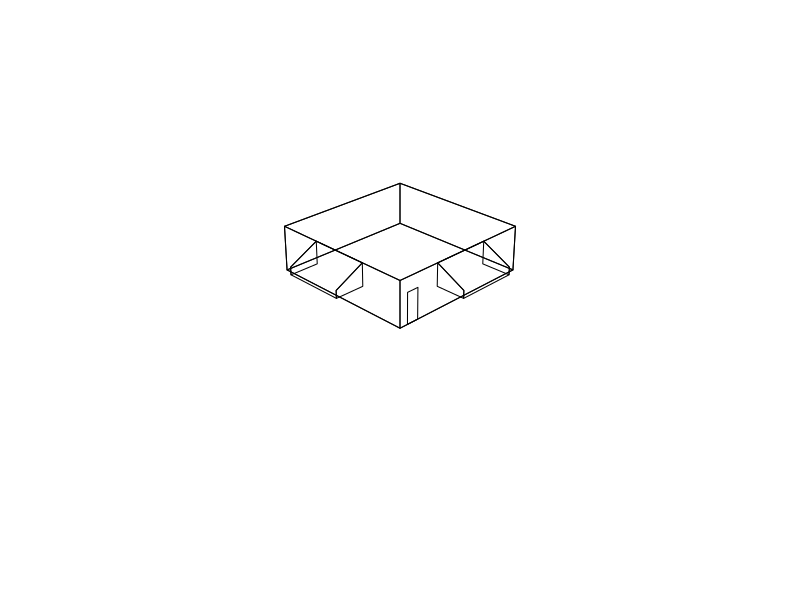

The R script that drew this image: (Note: this script raises an error after producing the figure.)
## start a 3d scene function
site3d <- function(bg="#ffffff", linecol="#000000",
                    xlim=c(-15,15), ylim=c(-15,15), zlim=c(0,5),
                    theta=-45, phi=20, plot=TRUE) {
    
    par(mar=c(1,1,1,1), bg=bg)
    tm <- persp(matrix(rep(0,4), nrow=2),
                xlim=xlim, ylim=ylim, zlim=zlim,
                col="#00000000", border=NA, theta=theta, phi=phi, xlab="x", scale=FALSE, box=FALSE)
    if (!plot) {
        dev.off()
        invisible(return(tm))
    }

    ##return the transformation matrix to add any other points
    invisible(tm)
}


## rotate around axis function
rotpts <- function(x, axis, angle) {

    angle <- angle * pi/180
    
    if(axis == "x") {
        rmat <- matrix(c(1,0,0,0,cos(angle),sin(angle),0,-sin(angle),cos(angle)), nrow=3)
    } else
        if(axis == "y") {
            rmat <- matrix(c(cos(angle),0,-sin(angle),0,1,0,sin(angle),0,cos(angle)), nrow=3)
        } else
            if(axis == "z") {
                rmat <- matrix(c(cos(angle),sin(angle),0,-sin(angle),cos(angle),0,0,0,1), nrow=3)
            }

    res <- t(rmat %*% t(x))
    split(res, c("x","y","z")[col(res)])
}


## translate (move) function
transpts <- function(x, xa=0, ya=0, za=0) {
    x$x <- x$x + xa
    x$y <- x$y + ya
    x$z <- x$z + za
    x
}

## TODO scale function



## create a simplified trans3d() function to take x/y/z as a single input
t3d <- function(x,pmat) do.call(trans3d, c(list(pmat=pmat), x) )


## start the plot and save the transformation matrix for x/y/z to x/y for plotting
tm <- site3d(theta=-45, phi=25)


## floor
flr <- data.frame(x=c(-5,5,5,-5), y=c(-5,-5,5,5), z=c(0,0,0,0))
polygon(t3d(flr, tm))

## wall sides - always rotated around (0,0), so if start at one edge, just rotate once
wall <- data.frame(x=c(-5,5,5,-5), y=c(-5,-5,-5,-5), z=c(0,0,3,3))
wallcol <- "#bf7e2400"

polygon(t3d(wall, tm), col=wallcol)
polygon(t3d(rotpts(wall, axis="z", angle=90), tm), col=wallcol)
polygon(t3d(rotpts(wall, axis="z", angle=-90), tm), col=wallcol)
polygon(t3d(rotpts(wall, axis="z", angle=180), tm), col=wallcol)


## shade awning
awncol <- "#839b1800"
awn <- list(
    main = data.frame(x=c(0,0,2,2,2,2), y=c(-2,2,2,2,-2,-2), z=c(1.5,1.5,0.5,0,0,0.5)),
    s1   = data.frame(x=c(0,2,2,0),     y=c(2,2,2,2),        z=c(1.5,0.5,0,0)),
    s2   = data.frame(x=c(0,2,2,0),     y=c(-2,-2,-2,-2),    z=c(1.5,0.5,0,0))
)

lapply(awn, function(x) polygon(t3d(transpts(rotpts(x, axis="z", angle=180), xa=-5, za=1.5), pmat=tm), col=awncol) )
lapply(awn, function(x) polygon(t3d(transpts(rotpts(x, axis="z", angle=-90), ya=-5, za=1.5), pmat=tm), col=awncol) )

## roof - floor + 3 metres
roofcol <- "#cccccc00"
polygon(t3d(transpts(flr, za=3), tm), col=roofcol)


## standard door
doorcol <- "#ffffff00"
door <- data.frame(x=c(-0.41,-0.41,0.41,0.41), y=c(0,0,0,0), z=c(0,2.04,2.04,0))
polygon(t3d(transpts(door, ya=-5, xa=-4), pmat=tm), col=doorcol)


## add some trees
treecol = "#119332"

treept <- data.frame(
    x = c(-0.15, -0.17, -0.4, -0.75, -0.81, -1.08, 
          -1.57, -1.5, -1.75, -1.58, -1.3, -1.15, -0.8, -0.48, -0.18, -0.05, 
          0, 0.05, 0.18, 0.48, 0.8, 1.15, 1.3, 1.58, 1.75, 1.5, 1.57, 1.08, 
          0.81, 0.75, 0.4, 0.17, 0.15),
    y = 0,
    z = c(0, 1.12, 1.24, 1.17, 1.4, 
          1.49, 1.58, 1.77, 1.95, 2.1, 2.29, 2.55, 2.67, 2.76, 2.86, 2.91, 
          2.93, 2.91, 2.86, 2.76, 2.67, 2.55, 2.29, 2.1, 1.95, 1.77, 1.58, 
          1.49, 1.4, 1.17, 1.24, 1.12, 0)
)

##tree <- lapply(c(0,45,90,135), function(a) rotpts(treept, angle=a, axis="z"))
##invisible(lapply(lapply(tree, transpts, ya=-9), function(x) polygon(t3d(x, pmat=tm), border=treecol)))


Map(
    function(x, xa, ya) {
        x <- lapply(x, transpts, xa=xa, ya=ya)
        lapply(x, function(x) polygon(t3d(x, pmat=tm), border=treecol))
    },
    list(tree),
    c(-5,-2,1,3),
    -11
)


   










## for drawing an object in a 2d plane and then
## rotating around an axis like a lathe to make it 3d
##dev.new()
##plot(NA, xlim=c(-3,3), ylim=c(0,3))
##abline(v=0, h=0, col="red")
##pts <- locator()
